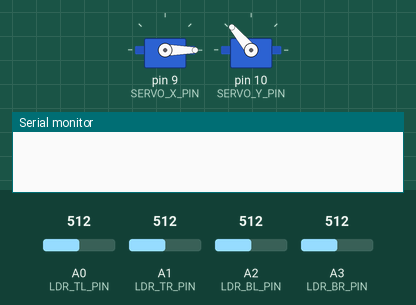
A sketch run on a simulated Arduino Uno, built with avr-gcc and run on an emulated ATmega328P. Shown: 2 × servo, the last lines printed to the serial monitor. The inputs (shaded band) are chosen by the test bench; at power-on: A0 (LDR_TL_PIN) = 512, A1 (LDR_TR_PIN) = 512, A2 (LDR_BL_PIN) = 512, A3 (LDR_BR_PIN) = 512.

Above: at 0.15 s.
At 12.38 s:
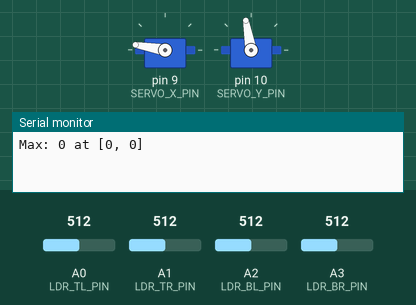
At 20.91 s:
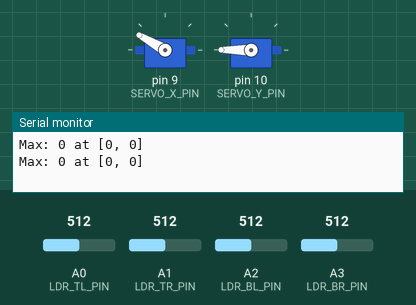
At 30.4 s:
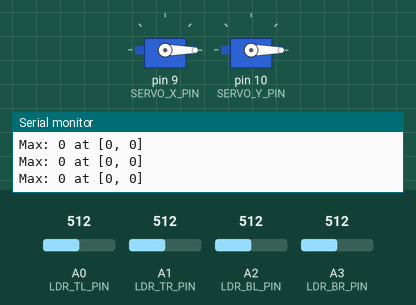
Timing chart, 0 to 40.0 s (numbered marks = the images above):
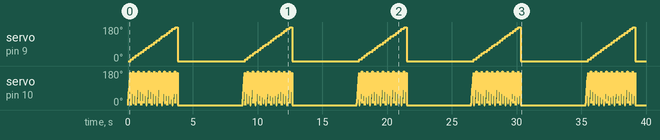

Measured:
- by itself, servo on pin 9 (SERVO_X_PIN): repeats every 8.8 s: 20° 0.19 s, 30° 0.21 s, 40° 0.19 s, 50° 0.21 s, 60° 0.19 s, 70° 0.21 s, 80° 0.19 s, 90° 0.21 s, 100° 0.19 s, 110° 0.21 s, 120° 0.19 s, 130° 0.21 s, 140° 0.19 s, 150° 0.21 s, 160° 0.19 s, 170° 0.21 s, 180° 0.19 s, 0° 5.2 s, 10° 0.21 s

The sketch:

scan.ino
```cpp
#include <Servo.h>

const int LDR_TL_PIN = A0;
const int LDR_TR_PIN = A1;
const int LDR_BL_PIN = A2;
const int LDR_BR_PIN = A3;

const int SERVO_X_PIN = 9;
const int SERVO_Y_PIN = 10;

Servo servoX;
Servo servoY;

int scanMax = 0;
int scanMaxX = 0;
int scanMaxY = 0;

byte scanMap[19][19];

void setup()
{
    Serial.begin(115200);

    pinMode(LDR_TL_PIN, INPUT);
    pinMode(LDR_TR_PIN, INPUT);
    pinMode(LDR_BL_PIN, INPUT);
    pinMode(LDR_BR_PIN, INPUT);

    servoX.attach(SERVO_X_PIN);
    servoY.attach(SERVO_Y_PIN);
}

void scan()
{
    for (int x = 0; x <= 18; x++)
    {
        for (int y = 0; y <= 18; y++)
        {
            servoX.write(x * 10);
            servoY.write(y * 10);
            delay(10);

            int tl = analogRead(LDR_TL_PIN);
            int tr = analogRead(LDR_TR_PIN);
            int bl = analogRead(LDR_BL_PIN);
            int br = analogRead(LDR_BR_PIN);

            scanMap[x][y] = map((tl + tr + bl + br) / 4, 0, 1023, 0, 255);
        }
    }
}

void findMax() {
    scanMax = 0;
    scanMaxX = 0;
    scanMaxY = 0;

    for (int x = 0; x <= 18; x++)
    {
        for (int y = 0; y <= 18; y++)
        {
            if (scanMap[x][y] > scanMax)
            {
                scanMax = scanMap[x][y];
                scanMaxX = x;
                scanMaxY = y;
            }
        }
    }
}

void printMax() {

    Serial.print("Max: ");
    Serial.print(scanMax);
    Serial.print(" at [");
    Serial.print(scanMaxX);
    Serial.print(", ");
    Serial.print(scanMaxY);
    Serial.println("]");
}

void lookAtMax() {
    servoX.write(scanMaxX);
    servoY.write(scanMaxY);
}

void loop()
{
    scan();
    printMax();
    lookAtMax();
    delay(5000);
}
```
